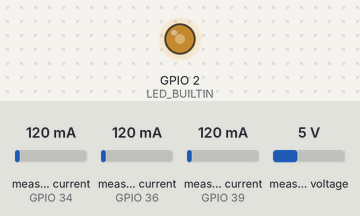
Simulated run of this sketch. Board: ESP32. On the bench: output pins drawn as LEDs (lit = HIGH). The test bench sets the inputs (shaded band); at power-on: measured current (sensors on GPIO 34, GPIO 36, GPIO 39) 120 mA, measured voltage 5 V (analog values on the 0–4095 scale). WiFi joins after 1.5 s; servers stay silent unless stated; random numbers use the default seed unless the sketch sets one; no MQTT or app messages arrive unless stated; what the sketch prints to the serial monitor is not drawn.

Above: at 1.6 s.
At 30.1 s:
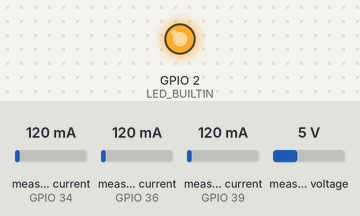
At 125.5 s:
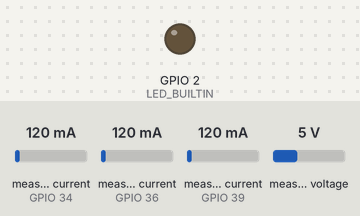
Timing chart, 0 to 128.8 s (numbered marks = the images above):
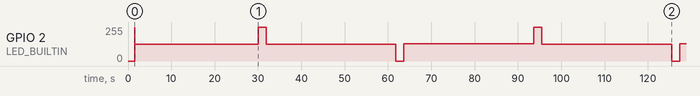

The sketch:

DME_FUNDO.ino
```cpp
#include <ArduinoJson.h>
#include <TimeLib.h>
#include "EmonLib.h"
#include <WiFi.h>
#include <WiFiClientSecure.h>  // ✅ conexão segura TLS
#include <PubSubClient.h>

// ======== CONFIG WIFI ========
const char* ssid = "LMM";
const char* password = "mecatronica";

// ======== CONFIG MQTT ========
const char* mqtt_server = "d525171d3c6d48f1b6e24a59f907e907.s1.eu.hivemq.cloud";
const int mqtt_port = 8883;
const char* mqtt_topic = "DME_FUNDO";
const char* mqtt_client_id = "ESP32_LMM_FUNDO";
const char* mqtt_user = "teste123";  // 🔁 opcional
const char* mqtt_pass = "Teste123";    // 🔁 opcional

WiFiClientSecure espClient;       // ✅ conexão segura
PubSubClient client(espClient);

// ========== PINOS ==========
#define InputSCT_3 36
#define InputSCT_2 39
#define InputSCT_1 34
#define InputSVT_1 35
#define InputSVT_2 33
#define InputSVT_3 32

int LED_BUILTIN = 2;

// ========== CALIBRAÇÕES ==========
#define V_calibration_1  202
#define V_calibration_2  202
#define V_calibration_3  202
#define I_calibration    42.5

// ========== VARIÁVEIS ==========
double Irms_value_1 = 0, Irms_value_2 = 0, Irms_value_3 = 0;
double Vrms_value_1 = 0, Vrms_value_2 = 0, Vrms_value_3 = 0;
double Preal_value_1 = 0, Preal_value_2 = 0, Preal_value_3 = 0;

unsigned long lastSend = 0;

EnergyMonitor EnerMonitor;
EnergyMonitor EnerMonitor_2;
EnergyMonitor EnerMonitor_3;

// ========== FUNÇÕES DE CONEXÃO ==========
void conectarWiFi() {
  Serial.print("Conectando ao WiFi");
  WiFi.begin(ssid, password);
  while (WiFi.status() != WL_CONNECTED) {
    delay(500);
    Serial.print(".");
  }
  Serial.println("\nWiFi conectado!");
  Serial.print("IP: ");
  Serial.println(WiFi.localIP());
}

void reconectarMQTT() {
  while (!client.connected()) {
    Serial.print("Conectando ao broker MQTT...");
    String clientId = String(mqtt_client_id) + "-" + String(random(0xffff), HEX);
    if (client.connect(clientId.c_str(), mqtt_user, mqtt_pass)) {
      Serial.println("MQTT conectado!");
    } else {
      Serial.print("Falhou! Código: ");
      Serial.println(client.state());
      delay(5000);
    }
  }
}

void setup() {
  Serial.begin(115200);
  pinMode(LED_BUILTIN, OUTPUT);
  analogReadResolution(12);

  Serial.println("Iniciando monitoramento...");

  // Setup dos sensores
  EnerMonitor.current(InputSCT_1, I_calibration);
  EnerMonitor_2.current(InputSCT_2, I_calibration);
  EnerMonitor_3.current(InputSCT_3, I_calibration);

  EnerMonitor.voltage(InputSVT_1, V_calibration_1, 0);
  EnerMonitor_2.voltage(InputSVT_2, V_calibration_2, 0);
  EnerMonitor_3.voltage(InputSVT_3, V_calibration_3, 0);

  // Conectar ao WiFi
  conectarWiFi();

  // Configurar MQTT seguro
  espClient.setInsecure();  // ✅ ignora verificação de certificado (ideal pra teste/dev)
  client.setServer(mqtt_server, mqtt_port);
}

void loop() {
  digitalWrite(LED_BUILTIN, !digitalRead(LED_BUILTIN));

  if (!client.connected()) {
    reconectarMQTT();
  }

  client.loop();

  if (millis() - lastSend > 30000) {
    getAndSendData();
    lastSend = millis();
  }
}

void getAndSendData() {
  // Medição
  EnerMonitor.calcVI(60, 5000);
  EnerMonitor_2.calcVI(60, 5000);
  EnerMonitor_3.calcVI(60, 5000);

  Vrms_value_1 = EnerMonitor.Vrms;
  Irms_value_1 = (EnerMonitor.Irms >= 0.5) ? EnerMonitor.Irms : 0;
  Preal_value_1 = (abs(EnerMonitor.realPower) >= 50) ? abs(EnerMonitor.realPower) : 0;

  Vrms_value_2 = EnerMonitor_2.Vrms;
  Irms_value_2 = (EnerMonitor_2.Irms >= 0.5) ? EnerMonitor_2.Irms : 0;
  Preal_value_2 = (abs(EnerMonitor_2.realPower) >= 50) ? abs(EnerMonitor_2.realPower) : 0;

  Vrms_value_3 = EnerMonitor_3.Vrms;
  Irms_value_3 = (EnerMonitor_3.Irms >= 0.5) ? EnerMonitor_3.Irms : 0;
  Preal_value_3 = (abs(EnerMonitor_3.realPower) >= 50) ? abs(EnerMonitor_3.realPower) : 0;

  Serial.println("Enviando dados via MQTT...");

  // Monta JSON no padrão desejado
  String payload = "{\"nome\": \"LMM_fundo\", \"corrente\": [" +
    String(Irms_value_1, 2) + ", " +
    String(Irms_value_2, 2) + ", " +
    String(Irms_value_3, 2) + "], \"tensao\": [" +
    String(Vrms_value_1, 2) + ", " +
    String(Vrms_value_2, 2) + ", " +
    String(Vrms_value_3, 2) + "], \"potencia\": [" +
    String(Preal_value_1, 2) + ", " +
    String(Preal_value_2, 2) + ", " +
    String(Preal_value_3, 2) + "]}";

  client.publish(mqtt_topic, payload.c_str());

  // Log no serial também
  Serial.println(payload);
}
```
